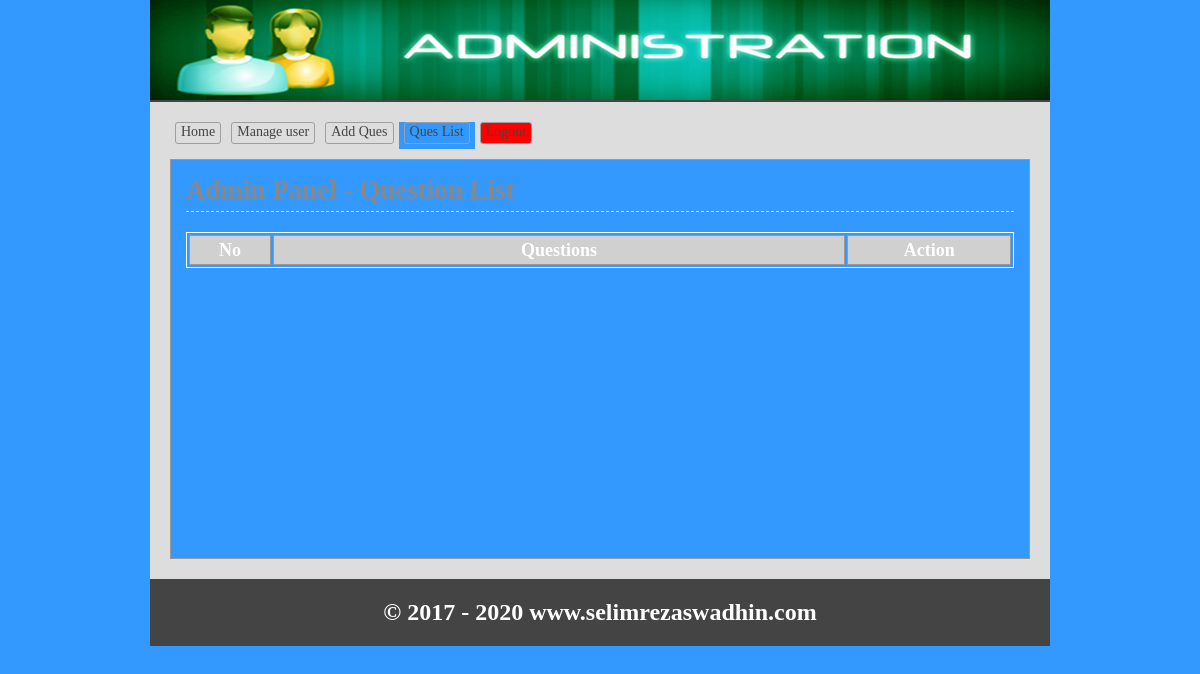
/admin/queslist.php (signed in), run on an earlier commit of the app's database.
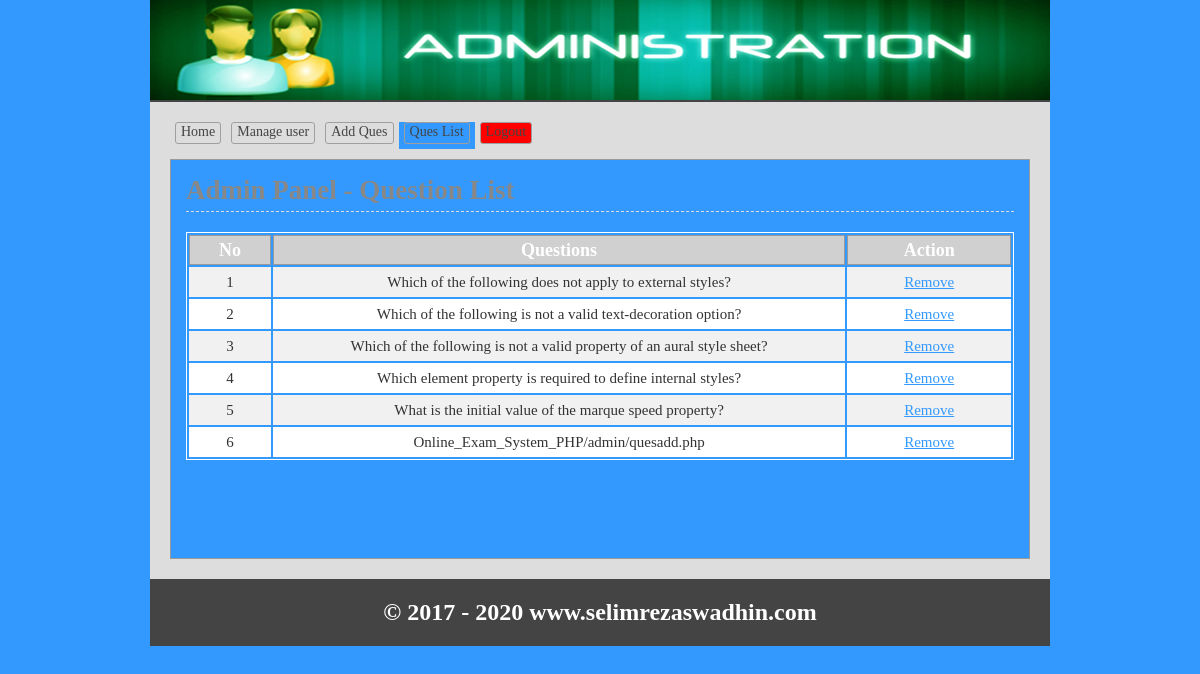
And on a later commit of the database.
### tables this page shows
CREATE TABLE IF NOT EXISTS `tbl_question` (
  `id` int(11) NOT NULL AUTO_INCREMENT,
  `ques_no` int(11) NOT NULL,
  `ques_name` text NOT NULL,
  PRIMARY KEY (`id`)
);

### lib/Session.php (called while the page is built, shortened)
<?php
class Session{
	 public static function get($key){
	 	if (isset($_SESSION[$key])) {
	 		return $_SESSION[$key];
	 	} else {
	 		return false;
	 	}
	 }
}
?>

### lib/Database.php (called while the page is built, shortened)
<?php
Class Database{
	public $host   = DB_HOST;
	public $user   = DB_USER;
	public $pass   = DB_PASS;
	public $dbname = DB_NAME;
	public $link;
	private function connectDB(){
	$this->link = new mysqli($this->host, $this->user, $this->pass, $this->dbname);
 }
	public function select($query){
		$result = $this->link->query($query) or die($this->link->error.__LINE__);
		if($result->num_rows > 0){
			return $result;
		} else {
			return false;
		}
	}
}

### classes/Exam.php (called while the page is built, shortened)
<?php
 $filepath = realpath(dirname(__FILE__));
include_once ($filepath.'/../lib/Database.php');
class Exam{
	private $db;
	function __construct()
	{
		$this->db = new Database();
	}
  public function getQueByOrder(){
    $query = "SELECT * FROM  tbl_question ORDER BY ques_no ASC";
    $result = $this->db->select($query);
    return $result;
  }
}
 ?>

### admin/queslist.php (the view, shortened to what this page needs)
<?php
$filepath = realpath(dirname(__FILE__));
include_once($filepath . '/inc/header.php');
include_once($filepath . '/../classes/Exam.php');
$exm = new Exam();
?>
    <div class="main">
        <h1>Admin Panel - Question List</h1>
        <div class="quelist">
            <table class="tblone">
                <tr align="center">
                    <th width="10%">No</th>
                    <th width="70%">Questions</th>
                    <th width="20%">Action</th>
                </tr>
                <?php
                $getData = $exm->getQueByOrder();
                if ($getData) {
                    $i = 0;
                    while ($result = $getData->fetch_assoc()) {
                        $i++;
                        ?>
                        <tr align="center" style="color: #333">
                            <td><?= $i; ?></td>
                            <td><?= $result['ques_name']; ?></td>
                            <td>
                                <a onclick="return confirm('Are You Sure to Remove')"
                                   href="?delete_que=<?= $result['ques_no']; ?>">Remove</a>
                            </td>
                        </tr>
                    <?php } } ?>
            </table>
        </div>
    </div>
<?php include 'inc/footer.php'; ?>

### admin/inc/header.php (shortened to what this page needs)
<?php
include_once("../lib/Session.php");
include_once("../lib/Database.php");
?>
<!doctype html>
<html>
<head>
    <link rel="stylesheet" href="css/admin.css">
</head>
<body style="background: #3399ff;">
<div class="phpcoding">
    <section class="headeroption"></section>
    <section class="maincontent">
        <div class="menu">
            <?php
            $path = $_SERVER['SCRIPT_FILENAME'];
            $current_page = basename($path, '.php');
            ?>
            <ul>
                <li class="<?php if($current_page == 'index'){echo 'active';}?>"><a href="index.php">Home</a></li>
                <li class="<?php if($current_page == 'users'){echo 'active';}?>"><a href="users.php">Manage user</a></li>
                <li class="<?php if($current_page == 'quesadd'){echo 'active';}?>"><a href="quesadd.php">Add Ques</a></li>
                <li class="<?php if($current_page == 'queslist'){echo 'active';}?>"><a href="queslist.php">Ques List</a></li>
                <li class="<?php if($current_page == '?'){echo 'active';}?>">
                    <a style="background: red;" href="?action=logout" title="Hi, <?= ucwords(Session::get('adminUser'));?>! Are You Sure To LogOut ?">Logout</a>
                </li>
            </ul>
        </div>

### admin/inc/footer.php
 </section>
<section class="footeroption">
    <h2>&copy; 2017 -  <?= date('Y'). " www.selimrezaswadhin.com"; ?></h2>
	</section>
</div>
</body>
</html>

### admin/css/admin.css (style rules this page uses)
* { margin: 0; padding: 0; outline: none }
body { font-family: verdana }
.phpcoding { width: 900px; margin: 0 auto; background: #ddd }
.headeroption { background: #444 url("../img/adminbanner.png") no-repeat scroll 0 0; border-bottom: 2px solid #444444; height: 100px; }
.footeroption { background: #444; color: #fff; text-align: center; padding: 20px; }
.headeroption h2, .footeroption h2 { margin: 0; font-size: 24px }
.maincontent { font-size: 18px; min-height: 430px; padding: 20px; }
.tblone { width: 100%; border: 1px solid #fff; margin: 20px 0 }
.tblone td { font-size: 15px; padding: 5px 10px; }
table.tblone th { background-color: #d0d0d0; border: 1px solid #999; }
table.tblone tr:nth-child(2n+1) { background: #fff; height: 30px; }
table.tblone tr:nth-child(2n) { background: #f1f1f1; height: 30px; }
.tblone td a { color: #3399FF; }
.main { background: #3399ff none repeat scroll 0 0; border: 1px solid #999; margin-top: 10px; min-height: 368px; padding: 15px; width: 828px; color: #fff; }
.main h1 { border-bottom: 1px dashed #ddd; color: #888; margin: 0 0 5px; padding-bottom: 5px; }
.menu { overflow: hidden; }
.menu ul { margin: 0; padding: 0; list-style: none }
.menu ul li { display: block; float: left; }
.menu ul li a { border: 1px solid #9f9f9f; border-radius: 3px; color: #444; display: block; font-size: 14px; margin: 0 5px 5px; padding: 1px 5px 3px; text-decoration: none; }

### admin/inc/header.php (style rules this page uses)
.active { background: #3399ff; }
a { color: #fff; }

What changed in the data, as far as the page shows it:
added tbl_question: ques_name "Which of the following does not apply to external styles?"
added tbl_question: ques_name "Which of the following is not a valid text-decoration option?"
added tbl_question: ques_name "Which of the following is not a valid property of an aural style sheet?"
added tbl_question: ques_name "Which element property is required to define internal styles?"
added tbl_question: ques_name "What is the initial value of the marque speed property?"
added tbl_question: ques_name "Online_Exam_System_PHP/admin/quesadd.php"
